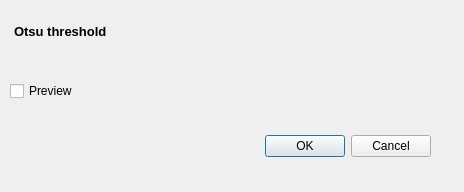
<?xml version="1.0" encoding="UTF-8"?>
<ui version="4.0">
 <class>Otsu_View</class>
 <widget class="QDialog" name="Otsu_View">
  <property name="geometry">
   <rect>
    <x>0</x>
    <y>0</y>
    <width>464</width>
    <height>192</height>
   </rect>
  </property>
  <property name="windowTitle">
   <string>Otsu threshold</string>
  </property>
  <widget class="QDialogButtonBox" name="buttonBox">
   <property name="geometry">
    <rect>
     <x>90</x>
     <y>130</y>
     <width>341</width>
     <height>32</height>
    </rect>
   </property>
   <property name="toolTipDuration">
    <number>-1</number>
   </property>
   <property name="orientation">
    <enum>Qt::Horizontal</enum>
   </property>
   <property name="standardButtons">
    <set>QDialogButtonBox::Cancel|QDialogButtonBox::Ok</set>
   </property>
  </widget>
  <widget class="QWidget" name="gridLayoutWidget">
   <property name="geometry">
    <rect>
     <x>10</x>
     <y>20</y>
     <width>421</width>
     <height>81</height>
    </rect>
   </property>
   <layout class="QGridLayout" name="gridLayout">
    <item row="0" column="0" colspan="3">
     <widget class="QTextEdit" name="textEdit">
      <property name="enabled">
       <bool>true</bool>
      </property>
      <property name="sizePolicy">
       <sizepolicy hsizetype="Minimum" vsizetype="Minimum">
        <horstretch>0</horstretch>
        <verstretch>0</verstretch>
       </sizepolicy>
      </property>
      <property name="sizeIncrement">
       <size>
        <width>0</width>
        <height>0</height>
       </size>
      </property>
      <property name="baseSize">
       <size>
        <width>0</width>
        <height>0</height>
       </size>
      </property>
      <property name="autoFillBackground">
       <bool>true</bool>
      </property>
      <property name="styleSheet">
       <string notr="true">background: rgba(0,0,0,0%)</string>
      </property>
      <property name="frameShape">
       <enum>QFrame::NoFrame</enum>
      </property>
      <property name="readOnly">
       <bool>true</bool>
      </property>
      <property name="html">
       <string>&lt;!DOCTYPE HTML PUBLIC &quot;-//W3C//DTD HTML 4.0//EN&quot; &quot;http://www.w3.org/TR/REC-html40/strict.dtd&quot;&gt;
&lt;html&gt;&lt;head&gt;&lt;meta name=&quot;qrichtext&quot; content=&quot;1&quot; /&gt;&lt;style type=&quot;text/css&quot;&gt;
p, li { white-space: pre-wrap; }
&lt;/style&gt;&lt;/head&gt;&lt;body style=&quot; font-family:'Sans Serif'; font-size:9pt; font-weight:400; font-style:normal;&quot;&gt;
&lt;p style=&quot; margin-top:0px; margin-bottom:0px; margin-left:0px; margin-right:0px; -qt-block-indent:0; text-indent:0px;&quot;&gt;&lt;span style=&quot; font-size:10pt; font-weight:600;&quot;&gt;Otsu threshold&lt;/span&gt;&lt;/p&gt;
&lt;p style=&quot;-qt-paragraph-type:empty; margin-top:0px; margin-bottom:0px; margin-left:0px; margin-right:0px; -qt-block-indent:0; text-indent:0px; font-size:10pt;&quot;&gt;&lt;br /&gt;&lt;/p&gt;&lt;/body&gt;&lt;/html&gt;</string>
      </property>
     </widget>
    </item>
    <item row="1" column="0">
     <widget class="QCheckBox" name="checkBox">
      <property name="text">
       <string>Preview</string>
      </property>
     </widget>
    </item>
   </layout>
  </widget>
 </widget>
 <resources/>
 <connections>
  <connection>
   <sender>buttonBox</sender>
   <signal>accepted()</signal>
   <receiver>Otsu_View</receiver>
   <slot>accept()</slot>
   <hints>
    <hint type="sourcelabel">
     <x>248</x>
     <y>254</y>
    </hint>
    <hint type="destinationlabel">
     <x>157</x>
     <y>274</y>
    </hint>
   </hints>
  </connection>
  <connection>
   <sender>buttonBox</sender>
   <signal>rejected()</signal>
   <receiver>Otsu_View</receiver>
   <slot>reject()</slot>
   <hints>
    <hint type="sourcelabel">
     <x>316</x>
     <y>260</y>
    </hint>
    <hint type="destinationlabel">
     <x>286</x>
     <y>274</y>
    </hint>
   </hints>
  </connection>
 </connections>
</ui>
